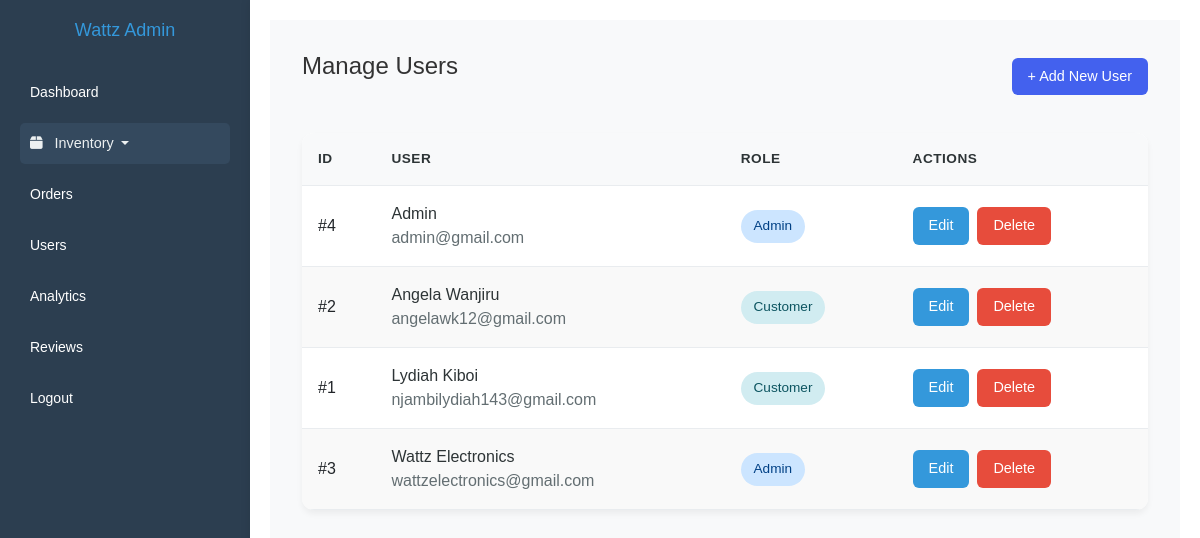
/admin/users.php, run on the app's committed database.
### tables this page shows
CREATE TABLE `users` (
  `user_id` int(11) NOT NULL,
  `username` varchar(50) NOT NULL,
  `email` varchar(100) NOT NULL,
  `password` varchar(255) NOT NULL,
  `first_name` varchar(50) DEFAULT NULL,
  `last_name` varchar(50) DEFAULT NULL,
  `phone` varchar(20) DEFAULT NULL,
  `address` text DEFAULT NULL,
  `role` enum('admin','customer') DEFAULT 'customer',
  `created_at` timestamp NOT NULL DEFAULT current_timestamp(),
  `updated_at` timestamp NOT NULL DEFAULT current_timestamp() ON UPDATE current_timestamp(),
  `is_admin` tinyint(1) NOT NULL DEFAULT 0
);

### admin/users.php (the view, shortened to what this page needs)
<?php
include 'includes/header.php';
include 'includes/db.php';
$stmt = $conn->query("SELECT * FROM users ORDER BY created_at DESC");
$users = $stmt->fetchAll();
?>
<div class="users-container">
    <div class="content-wrapper">
        <div class="page-header">
            <h2 class="page-title">Manage Users</h2>
            <a href="add_user.php" class="btn btn-primary">+ Add New User</a>
        </div>
        <?php if (count($users) > 0): ?>
            <div class="users-grid">
                <table class="users-table">
                    <thead>
                        <tr>
                            <th>ID</th>
                            <th>User</th>
                            <th>Role</th>
                            <th>Actions</th>
                        </tr>
                    </thead>
                    <tbody>
                        <?php foreach ($users as $user): ?>
                            <tr>
                                <td>#<?php echo htmlspecialchars($user['user_id'] ?? ''); ?></td>
                                <td>
                                    <div class="user-info">
                                        <div class="user-name"><?php echo htmlspecialchars($user['username'] ?? ''); ?></div>
                                        <div class="user-email"><?php echo htmlspecialchars($user['email'] ?? ''); ?></div>
                                    </div>
                                </td>
                                <td>
                                    <span class="user-role <?php echo ($user['role'] ?? 'customer') === 'admin' ? 'role-admin' : 'role-customer'; ?>">
                                        <?php echo ucfirst($user['role'] ?? 'customer'); ?>
                                    </span>
                                </td>
                                <td>
                                    <div class="actions">
                                        <a href="edit_user.php?id=<?php echo htmlspecialchars($user['user_id'] ?? ''); ?>" class="btn btn-edit">Edit</a>
                                        <a href="delete_user.php?id=<?php echo htmlspecialchars($user['user_id'] ?? ''); ?>"
                                           class="btn btn-delete"
                                           onclick="return confirm('Are you sure you want to delete this user? This action cannot be undone.')">
                                            Delete
                                        </a>
                                    </div>
                                </td>
                            </tr>
                        <?php endforeach; ?>
                    </tbody>
                </table>
            </div>
        <?php else: ?>
            <div class="empty-state">
                <p>No users found.</p>
            </div>
        <?php endif; ?>
    </div>
</div>
<?php include 'includes/footer.php'; ?>

### admin/assets/css/admin.css (style rules this page uses)
body { font-family: Arial, sans-serif; margin: 0; padding: 0; background-color: #f9f9f9; }
.btn-edit { background-color: #28a745; color: white; padding: 5px 10px; text-decoration: none; border-radius: 3px; font-size: 12px; transition: background-color 0.3s ease; }
.btn-delete { background-color: #ff0000; color: white; padding: 5px 10px; text-decoration: none; border-radius: 3px; font-size: 12px; transition: background-color 0.3s ease; }
.users-container { max-width: 1200px; margin: 0 auto; padding: 20px; }
.users-container h2 { margin-bottom: 20px; font-size: 24px; color: #333; }
.users-table th, .users-table td { padding: 12px; text-align: left; border-bottom: 1px solid #ddd; }
.users-table th { background-color: #f9f9f9; color: #333; font-weight: bold; }
.users-table tr:nth-child(even) { background-color: #f9f9f9; }

### admin/users.php (style rules this page uses)
:root { --primary-color: #4361ee; --success-color: #2ecc71; --warning-color: #f1c40f; --danger-color: #e74c3c; --info-color: #3498db; --text-primary: #2d3436; --text-secondary: #636e72; --background-light: #f8f9fa; --border-color: #e9ecef; }
.users-container { padding: 2rem; background-color: var(--background-light); min-height: 100vh; }
.content-wrapper { max-width: 1200px; margin: 0 auto; }
.page-header { display: flex; justify-content: space-between; align-items: center; margin-bottom: 2rem; }
.page-title { font-size: 2rem; color: var(--text-primary); margin: 0; }
.users-grid { background: white; border-radius: 12px; box-shadow: 0 4px 6px rgba(0, 0, 0, 0.05); overflow: hidden; }
.users-table { width: 100%; border-collapse: separate; border-spacing: 0; }
.users-table th, .users-table td { padding: 1rem; text-align: left; border-bottom: 1px solid var(--border-color); }
.users-table th { background-color: var(--background-light); color: var(--text-primary); font-weight: 600; text-transform: uppercase; font-size: 0.85rem; letter-spacing: 0.5px; }
.users-table tbody tr { transition: background-color 0.2s ease; }
.user-name { font-weight: 500; color: var(--text-primary); }
.user-email { color: var(--text-secondary); }
.user-role { padding: 0.4rem 0.8rem; border-radius: 20px; font-size: 0.85rem; font-weight: 500; display: inline-block; }
.role-admin { background-color: #cce5ff; color: #004085; }
.role-customer { background-color: #d1ecf1; color: #0c5460; }
.actions { display: flex; gap: 0.5rem; }
.btn { padding: 0.5rem 1rem; border-radius: 6px; border: none; cursor: pointer; font-size: 0.9rem; transition: all 0.2s ease; text-decoration: none; display: inline-flex; align-items: center; gap: 0.25rem; }
.btn-primary { background-color: var(--primary-color); color: white; }
.btn-edit { background-color: var(--info-color); color: white; }
.btn-delete { background-color: var(--danger-color); color: white; }

### data on the page
users: user_id "4", username "Admin", email "admin@gmail.com", role "Admin"
users: user_id "2", username "Angela Wanjiru", email "angelawk12@gmail.com", role "Customer"
users: user_id "1", username "Lydiah Kiboi", email "njambilydiah143@gmail.com", role "Customer"
users: user_id "3", username "Wattz Electronics", email "wattzelectronics@gmail.com", role "Admin"
